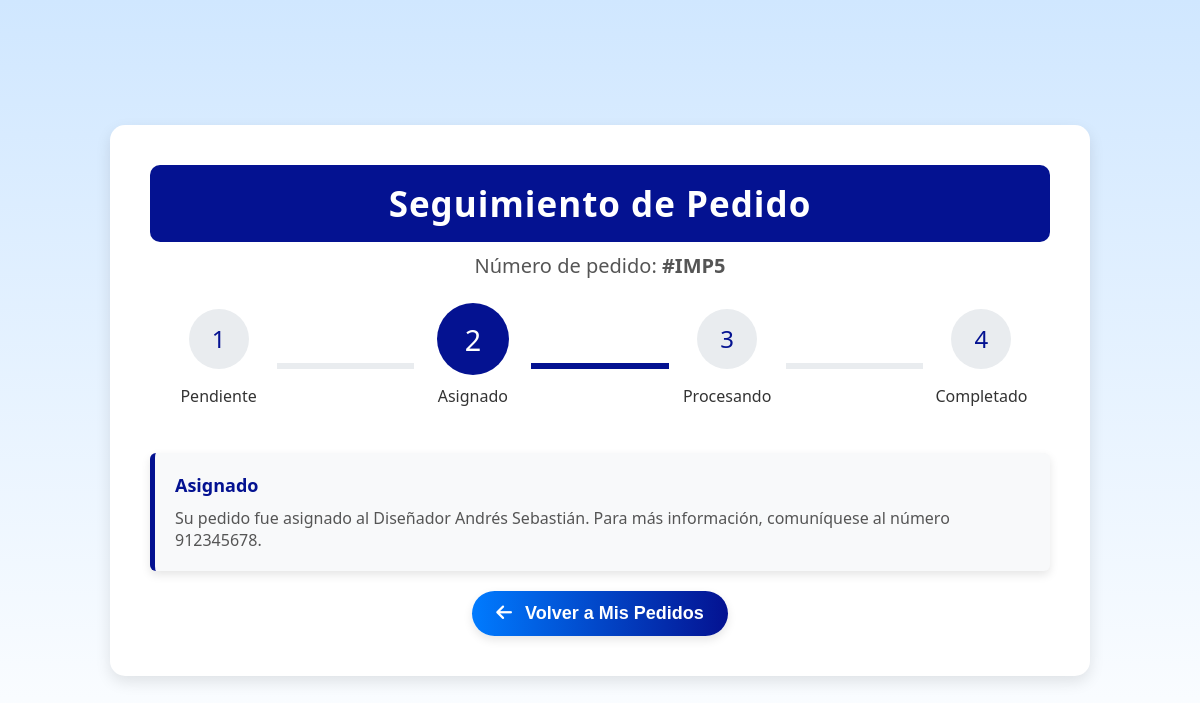
Screenshot of /vistas/seguimiento.php?id_pedido=5 with the database file from the repository.
### tables this page shows
CREATE TABLE IF NOT EXISTS `pedido` (
  `id_pedido` int(11) NOT NULL AUTO_INCREMENT,
  `id_cliente` int(11) DEFAULT NULL,
  `id_empleado` int(11) DEFAULT NULL,
  `fecha_pedido` timestamp NOT NULL DEFAULT current_timestamp(),
  `estado` enum('pendiente','asignado','procesando','completado') DEFAULT NULL,
  `total` decimal(10,2) DEFAULT NULL,
  `pagado` tinyint(1) DEFAULT NULL,
  PRIMARY KEY (`id_pedido`),
  KEY `id_cliente` (`id_cliente`),
  KEY `id_empleado` (`id_empleado`),
  CONSTRAINT `pedido_ibfk_1` FOREIGN KEY (`id_cliente`) REFERENCES `cliente` (`id_cliente`),
  CONSTRAINT `pedido_ibfk_2` FOREIGN KEY (`id_empleado`) REFERENCES `empleado` (`id_empleado`)
);

CREATE TABLE IF NOT EXISTS `empleado` (
  `id_empleado` int(11) NOT NULL AUTO_INCREMENT,
  `id_usuario` int(11) DEFAULT NULL,
  `nombre` varchar(100) DEFAULT NULL,
  `apellido` varchar(100) DEFAULT NULL,
  `celular` varchar(12) DEFAULT NULL,
  `cargo` varchar(20) DEFAULT NULL,
  `sueldo` int(11) DEFAULT NULL,
  `fecha_contratacion` date DEFAULT NULL,
  PRIMARY KEY (`id_empleado`),
  KEY `id_usuario` (`id_usuario`),
  CONSTRAINT `empleado_ibfk_1` FOREIGN KEY (`id_usuario`) REFERENCES `usuario` (`id_usuario`)
);

### controladores/PedidosControlador.php (called while the page is built, shortened)
<?php
require_once __DIR__ . '/../modelos/ClsPedido.php';
class PedidosControlador {
    private $pedido;
    public function __construct() {
        $baseDeDatos = new BaseDeDatos();
        $db = $baseDeDatos->obtenerConexion();
        $this->pedido = new ClsPedido($db);
    }
    public function seguimientoPedido($id_pedido) {
        $resultados = $this->pedido->obtenerEstadoPedido($id_pedido);
        return $resultados;
    }
}
?>

### modelos/ClsPedido.php (called while the page is built, shortened)
<?php
class ClsPedido{
    private $conn;
    public function __construct($db) {
        $this->conn = $db;
    }
    public function obtenerEstadoPedido($id_pedido) {
        $sql = "
            SELECT
                p.estado,
                e.nombre AS nombre_disenador,
                e.apellido AS apellido_disenador,
                e.celular
            FROM pedido p
            LEFT JOIN empleado e ON p.id_empleado = e.id_empleado
            WHERE p.id_pedido = :id_pedido
        ";
        $stmt = $this->conn->prepare($sql);
        $stmt->bindParam(':id_pedido', $id_pedido, PDO::PARAM_INT);
        $stmt->execute();
        return $stmt->fetch(PDO::FETCH_ASSOC);
    }
}
?>

### vistas/seguimiento.php (the view, shortened to what this page needs)
<?php
require_once __DIR__ . '/../controladores/PedidosControlador.php';
$id_pedido = $_GET['id_pedido'] ?? null;
$controlador = new PedidosControlador();
$pedido = $controlador->seguimientoPedido($id_pedido);
?>
<!DOCTYPE html>
<html lang="es">
<head>
    <link rel="stylesheet" href="../css/seguimiento.css">
    <link rel="stylesheet" href="https://cdnjs.cloudflare.com/ajax/libs/font-awesome/6.0.0-beta3/css/all.min.css">
</head>
<body>
    <div class="container">
        <div class="header">
            <h1>Seguimiento de Pedido</h1>
            <p>Número de pedido: <strong>#IMP<?= htmlspecialchars($id_pedido) ?></strong></p>
        </div>
        <div class="timeline">
            <div class="step <?= $pedido['estado'] === 'pendiente' ? 'active' : '' ?>">
                <div class="icon">1</div>
                <p>Pendiente</p>
            </div>
            <div class="line"></div>
            <div class="step <?= $pedido['estado'] === 'asignado' ? 'active' : '' ?>">
                <div class="icon">2</div>
                <p>Asignado</p>
            </div>
            <div class="line"></div>
            <div class="step <?= $pedido['estado'] === 'procesando' ? 'active' : '' ?>">
                <div class="icon">3</div>
                <p>Procesando</p>
            </div>
            <div class="line"></div>
            <div class="step <?= $pedido['estado'] === 'completado' ? 'active' : '' ?>">
                <div class="icon">4</div>
                <p>Completado</p>
            </div>
        </div>
        <div class="messages">
            <?php if ($pedido['estado'] === 'pendiente'): ?>
                <div class="message">
                    <h3>Pendiente</h3>
                    <p>Su pedido está pendiente a la revisión, por favor espere algunos minutos.</p>
                </div>
            <?php elseif ($pedido['estado'] === 'asignado'): ?>
                <div class="message">
                    <h3>Asignado</h3>
                    <p>Su pedido fue asignado al Diseñador
                        <?= htmlspecialchars($pedido['nombre_disenador'] . ' ' . $pedido['apellido_disenador']) ?>.
                        Para más información, comuníquese al número
                        <?= htmlspecialchars($pedido['celular']) ?>.
                    </p>
                </div>
            <?php endif; ?>
        </div>
        <button class="btn-volver" onclick="window.location.href='mispedidos.php';">
            <i class="fas fa-arrow-left"></i> Volver a Mis Pedidos
        </button>
    </div>
</body>
</html>

### css/seguimiento.css (style rules this page uses)
body { font-family: 'Segoe UI', Tahoma, Geneva, Verdana, sans-serif; margin: 0; padding: 0; color: #333; display: flex; justify-content: center; align-items: center; min-height: 100vh; background: linear-gradient(to bottom, #d0e7ff, #ffffff); }
.container { max-width: 900px; width: 100%; padding: 40px; background: white; border-radius: 15px; box-shadow: 0 6px 15px rgba(0, 0, 0, 0.1); animation: fadeIn 0.6s ease-out; }
.header { text-align: center; margin-bottom: 30px; }
.header h1 { margin: 0; font-size: 35px; color: white; background-color: #041291; border-radius: 10px; padding: 15px 0; letter-spacing: 1px; font-weight: 600; animation: slideIn 1s ease-out; }
.header p { font-size: 20px; color: #555; margin-top: 10px; }
.timeline { display: flex; justify-content: space-between; align-items: center; margin: 30px 0; position: relative; }
.timeline .step { text-align: center; flex: 1; position: relative; z-index: 1; animation: fadeIn 1.2s ease-out; }
.timeline .step .icon { width: 60px; height: 60px; margin: 0 auto; border-radius: 50%; background-color: #e9ecef; display: flex; justify-content: center; align-items: center; font-size: 24px; color: #041291; transition: background-color 0.4s ease, color 0.4s ease; cursor: pointer; animation: bounce 1.5s infinite; }
.timeline .step.active .icon { background-color: #041291; color: white; transform: scale(1.2); }
.timeline .line { height: 6px; background: #e9ecef; flex: 1; margin: 0 -10px; transition: background-color 0.4s ease; z-index: 0; }
.timeline .step.active + .line { background: #041291; }
.messages { margin-top: 30px; }
.message { background-color: #f8f9fa; border-left: 5px solid #041291; padding: 20px; margin-bottom: 15px; border-radius: 6px; box-shadow: 0 4px 10px rgba(0, 0, 0, 0.1); animation: fadeIn 1.5s ease-out; }
.message h3 { margin: 0 0 10px; font-size: 18px; color: #041291; font-weight: 600; }
.message p { margin: 0; font-size: 16px; color: #555; }
.btn-volver { text-decoration: none; display: inline-flex; justify-content: center; align-items: center; background: linear-gradient(to right, #007bff, #041291); color: white; font-size: 18px; font-weight: bold; padding: 12px 24px; border: none; border-radius: 30px; cursor: pointer; box-shadow: 0 4px 10px rgba(0, 0, 0, 0.1); transition: background-color 0.3s, transform 0.2s; margin-top: 20px; display: block; margin-left: auto; margin-right: auto; }
.btn-volver i { margin-right: 8px; text-decoration: none; }

### rows the page displays
pedido: id_empleado.apellido "Andrés Sebastián", id_empleado.celular "912345678"

### other values shown
$id_pedido "5"
